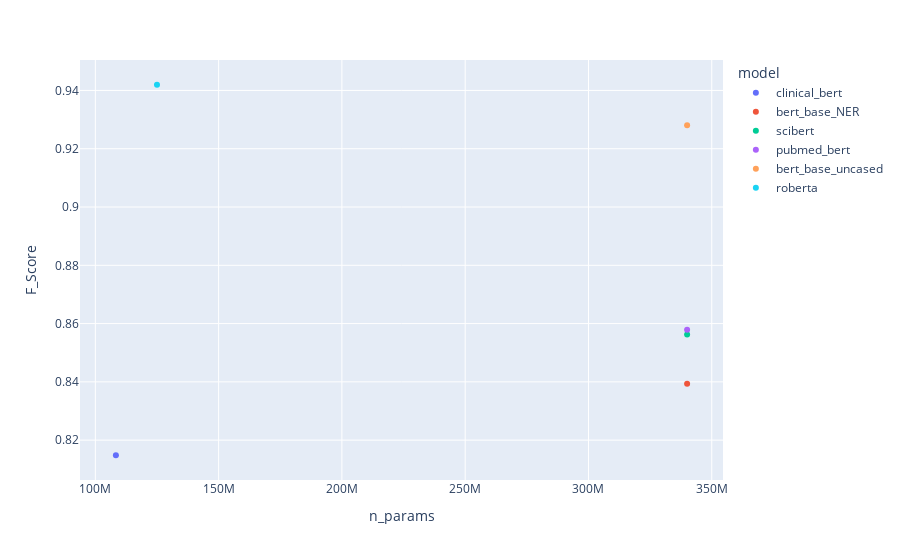

The notebook cell this image was saved under:
### Code cell
tmp = df.loc[df.Entity.apply(lambda x: x in ["Global_F_Score", ])]
#tmp = df.loc[df.Entity.apply(lambda x: x in ["Date", "Age", "Doctor", "Hospital", "Patient"])]
tmp = tmp.loc[tmp.model.apply(lambda x: x in ["bert_base_NER", "bert_base_uncased", "clinical_bert", "scibert", "pubmed_bert", "roberta"])]
px.scatter(tmp, x="n_params", y="F_Score",  color="model" )

### Figure 1 — Plotly figure (JSON) as saved in the notebook; plotly's stock layout.template omitted (floating-point values rounded to 4 significant figures)
{"data": [{"hovertemplate": "model=clinical_bert<br>n_params=%{x}<br>F_Score=%{y}<extra></extra>", "legendgroup": "clinical_bert", "marker": {"color": "#636efa", "symbol": "circle"}, "mode": "markers", "name": "clinical_bert", "orientation": "v", "showlegend": true, "type": "scatter", "x": [108340804], "xaxis": "x", "y": [0.8148], "yaxis": "y"}, {"hovertemplate": "model=bert_base_NER<br>n_params=%{x}<br>F_Score=%{y}<extra></extra>", "legendgroup": "bert_base_NER", "marker": {"color": "#EF553B", "symbol": "circle"}, "mode": "markers", "name": "bert_base_NER", "orientation": "v", "showlegend": true, "type": "scatter", "x": [340000000], "xaxis": "x", "y": [0.8394], "yaxis": "y"}, {"hovertemplate": "model=scibert<br>n_params=%{x}<br>F_Score=%{y}<extra></extra>", "legendgroup": "scibert", "marker": {"color": "#00cc96", "symbol": "circle"}, "mode": "markers", "name": "scibert", "orientation": "v", "showlegend": true, "type": "scatter", "x": [340000000], "xaxis": "x", "y": [0.8563], "yaxis": "y"}, {"hovertemplate": "model=pubmed_bert<br>n_params=%{x}<br>F_Score=%{y}<extra></extra>", "legendgroup": "pubmed_bert", "marker": {"color": "#ab63fa", "symbol": "circle"}, "mode": "markers", "name": "pubmed_bert", "orientation": "v", "showlegend": true, "type": "scatter", "x": [340000000], "xaxis": "x", "y": [0.8579], "yaxis": "y"}, {"hovertemplate": "model=bert_base_uncased<br>n_params=%{x}<br>F_Score=%{y}<extra></extra>", "legendgroup": "bert_base_uncased", "marker": {"color": "#FFA15A", "symbol": "circle"}, "mode": "markers", "name": "bert_base_uncased", "orientation": "v", "showlegend": true, "type": "scatter", "x": [340000000], "xaxis": "x", "y": [0.9281], "yaxis": "y"}, {"hovertemplate": "model=roberta<br>n_params=%{x}<br>F_Score=%{y}<extra></extra>", "legendgroup": "roberta", "marker": {"color": "#19d3f3", "symbol": "circle"}, "mode": "markers", "name": "roberta", "orientation": "v", "showlegend": true, "type": "scatter", "x": [125000000], "xaxis": "x", "y": [0.942], "yaxis": "y"}], "layout": {"autosize": true, "legend": {"title": {"text": "model"}, "tracegroupgap": 0}, "margin": {"t": 60}, "xaxis": {"anchor": "y", "autorange": true, "domain": [0, 1], "range": [94440000.0, 353900000.0], "title": {"text": "n_params"}, "type": "linear"}, "yaxis": {"anchor": "x", "autorange": true, "domain": [0, 1], "range": [0.805, 0.9518], "title": {"text": "F_Score"}, "type": "linear"}}}
